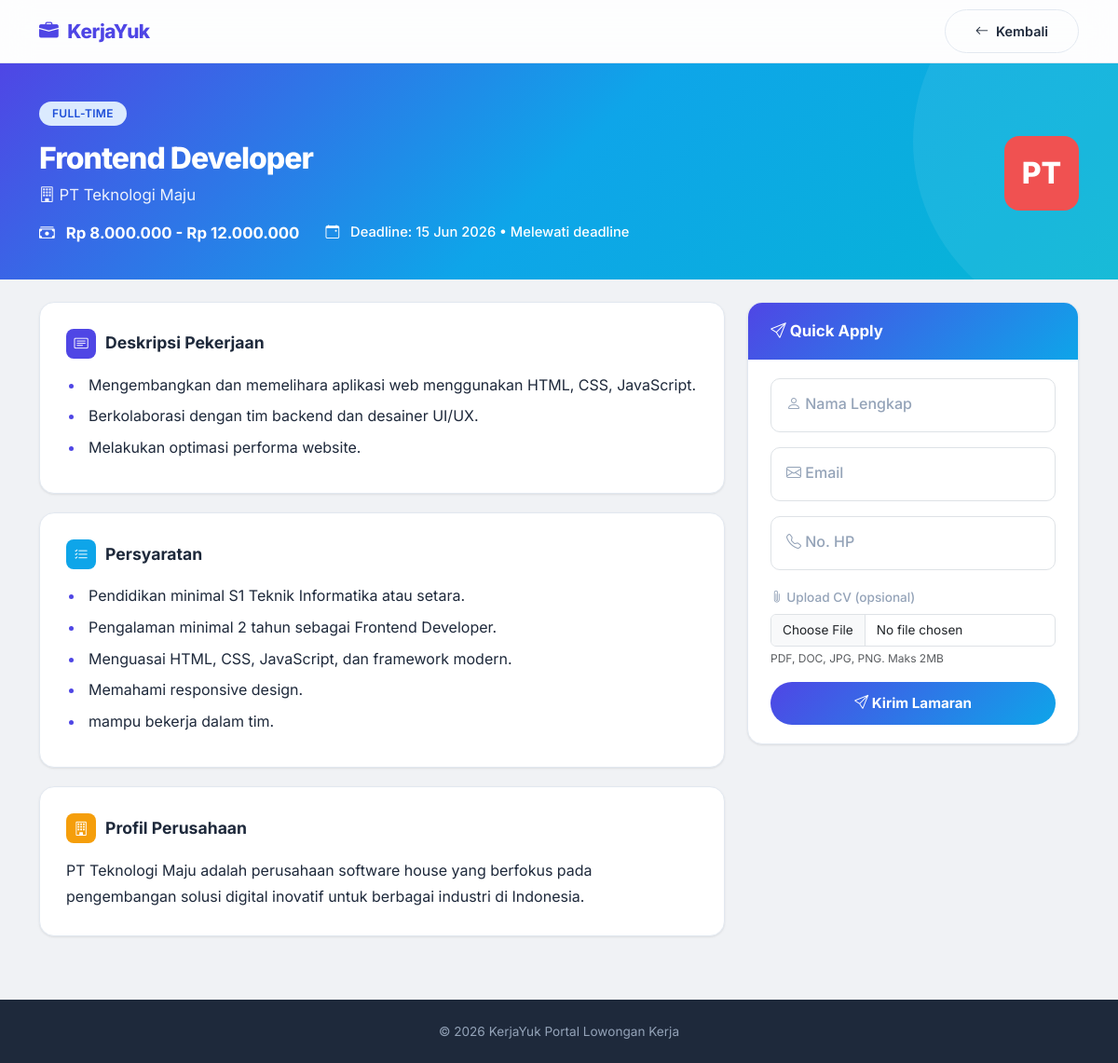
The app's page /detail.php?id=4 with its own data.
### tables this page shows
CREATE TABLE IF NOT EXISTS jobs (
    id INT(11) AUTO_INCREMENT PRIMARY KEY,
    judul_posisi VARCHAR(100) NOT NULL,
    nama_perusahaan VARCHAR(100) NOT NULL,
    tipe_pekerjaan VARCHAR(50) NOT NULL,
    gaji VARCHAR(100) NOT NULL,
    deadline DATE NOT NULL,
    deskripsi TEXT NOT NULL,
    persyaratan TEXT NOT NULL,
    profil_perusahaan TEXT NOT NULL
);

### detail.php (the view, shortened to what this page needs)
<?php
include 'config/koneksi.php';
$id = isset($_GET['id']) ? (int)$_GET['id'] : 0;
$data = $conn->query("SELECT * FROM jobs WHERE id = $id")->fetch_assoc();
$deskripsi_lines = array_filter(explode("\n", trim($data['deskripsi'])));
$persyaratan_lines = array_filter(explode("\n", trim($data['persyaratan'])));
$deadline_ts = strtotime($data['deadline']);
$days_left = ceil(($deadline_ts - time()) / 86400);
$days_text = $days_left > 0 ? "Sisa {$days_left} hari" : ($days_left == 0 ? 'Hari ini' : 'Melewati deadline');
$avatarColors = ['#4f46e5','#0ea5e9','#f59e0b','#10b981','#ef4444','#8b5cf6','#ec4899','#14b8a6'];
$colorIdx = abs(crc32($data['nama_perusahaan'])) % count($avatarColors);
$color = $avatarColors[$colorIdx];
$badge_class = '';
switch ($data['tipe_pekerjaan']) {
    case 'Full-time': $badge_class = 'badge-fulltime'; break;
}
?>
<!DOCTYPE html>
<html lang="id">
<head>
    <link href="https://cdn.jsdelivr.net/npm/bootstrap@5.3.0/dist/css/bootstrap.min.css" rel="stylesheet">
    <link rel="stylesheet" href="https://cdn.jsdelivr.net/npm/bootstrap-icons@1.11.0/font/bootstrap-icons.css">
    <link rel="stylesheet" href="assets/style.css">
</head>
<body>
<nav class="navbar navbar-custom">
    <div class="container">
        <a class="navbar-brand" href="index.php"><i class="bi bi-briefcase-fill"></i> KerjaYuk</a>
        <a href="index.php" class="btn btn-gradient-outline btn-sm"><i class="bi bi-arrow-left"></i> Kembali</a>
    </div>
</nav>
<div class="detail-hero">
    <div class="container">
        <div class="row align-items-center">
            <div class="col-lg-8">
                <span class="badge-tipe <?= $badge_class ?> mb-3"><?= htmlspecialchars($data['tipe_pekerjaan']) ?></span>
                <h1><?= htmlspecialchars($data['judul_posisi']) ?></h1>
                <p class="hero-company"><i class="bi bi-building"></i> <?= htmlspecialchars($data['nama_perusahaan']) ?></p>
                <div class="hero-info">
                    <span class="hero-salary"><i class="bi bi-cash-stack"></i> <?= htmlspecialchars($data['gaji']) ?></span>
                    <span class="hero-deadline"><i class="bi bi-calendar-event"></i> Deadline: <?= date('d M Y', $deadline_ts) ?> • <?= $days_text ?></span>
                </div>
            </div>
            <div class="col-lg-4 text-lg-end mt-3 mt-lg-0">
                <div style="width:80px;height:80px;border-radius:16px;background:<?= $color ?>;display:inline-flex;align-items:center;justify-content:center;font-size:2rem;font-weight:800;color:#fff">
                    <?php
                    $w = explode(' ', $data['nama_perusahaan']);
                    $in = '';
                    foreach ($w as $ww) $in .= strtoupper(substr($ww,0,1));
                    echo substr($in,0,2);
                    ?>
                </div>
            </div>
        </div>
    </div>
</div>
<div class="container pb-5">
    <div class="row g-4">
        <div class="col-lg-8">
            <div class="detail-card" style="animation-delay:0s">
                <div class="section-header">
                    <i class="bi bi-card-text" style="background:#4f46e5"></i>
                    Deskripsi Pekerjaan
                </div>
                <ul>
                    <?php foreach ($deskripsi_lines as $line): ?>
                        <li><?= htmlspecialchars(trim($line)) ?></li>
                    <?php endforeach; ?>
                </ul>
            </div>
            <div class="detail-card" style="animation-delay:.1s">
                <div class="section-header">
                    <i class="bi bi-list-check" style="background:#0ea5e9"></i>
                    Persyaratan
                </div>
                <ul>
                    <?php foreach ($persyaratan_lines as $line): ?>
                        <li><?= htmlspecialchars(trim($line)) ?></li>
                    <?php endforeach; ?>
                </ul>
            </div>
            <div class="detail-card" style="animation-delay:.2s">
                <div class="section-header">
                    <i class="bi bi-building" style="background:#f59e0b"></i>
                    Profil Perusahaan
                </div>
                <p class="mb-0" style="line-height:1.7"><?= nl2br(htmlspecialchars($data['profil_perusahaan'])) ?></p>
            </div>
        </div>
        <div class="col-lg-4">
            <div class="apply-sticky">
                <div class="apply-card">
                    <div class="apply-header"><i class="bi bi-send"></i> Quick Apply</div>
                    <div class="apply-body">
                        <form action="apply.php" method="POST" enctype="multipart/form-data">
                            <div class="form-floating mb-3">
                                <input type="text" name="nama" class="form-control" id="floatingNama" placeholder="Nama" required>
                                <label for="floatingNama"><i class="bi bi-person"></i> Nama Lengkap</label>
                            </div>
                            <div class="form-floating mb-3">
                                <input type="email" name="email" class="form-control" id="floatingEmail" placeholder="Email" required>
                                <label for="floatingEmail"><i class="bi bi-envelope"></i> Email</label>
                            </div>
                            <div class="form-floating mb-3">
                                <input type="text" name="no_hp" class="form-control" id="floatingHp" placeholder="No HP" required>
                                <label for="floatingHp"><i class="bi bi-telephone"></i> No. HP</label>
                            </div>
                            <div class="mb-3">
                                <label class="form-label" style="font-size:.85rem;font-weight:500;color:var(--text-muted)"><i class="bi bi-paperclip"></i> Upload CV (opsional)</label>
                                <input type="file" name="cv" class="form-control" accept=".pdf,.doc,.docx,.jpg,.png" style="font-size:.85rem">
                                <div class="form-text" style="font-size:.75rem">PDF, DOC, JPG, PNG. Maks 2MB</div>
                            </div>
                            <button type="submit" class="btn-apply"><i class="bi bi-send"></i> Kirim Lamaran</button>
                        </form>
                    </div>
                </div>
            </div>
        </div>
    </div>
</div>
<div class="footer-custom text-center">
    <div class="container">
        <p class="mb-0">&copy; 2026 KerjaYuk Portal Lowongan Kerja</p>
    </div>
</div>
</body>
</html>

### assets/style.css (style rules this page uses)
:root { --primary: #4f46e5; --primary-light: #818cf8; --primary-dark: #3730a3; --secondary: #0ea5e9; --accent: #f59e0b; --success: #10b981; --danger: #ef4444; --warning: #f59e0b; --bg: #f0f2f5; --card-bg: #ffffff; --text: #1e293b; --text-muted: #94a3b8; --border: #e2e8f0; --shadow: 0 1px 3px rgba(0,0,0,.06), 0 1px 2px rgba(0,0,0,.04); --shadow-lg: 0 10px 30px rgba(0,0,0,.08), 0 4px 8px rgba(0,0,0,.04); --radius: 16px; --radius-sm: 10px; }
* { box-sizing: border-box; }
body { font-family: 'Inter', -apple-system, BlinkMacSystemFont, sans-serif; background: var(--bg); color: var(--text); min-height: 100vh; display: flex; flex-direction: column; }
.navbar-custom { background: rgba(255,255,255,.85); backdrop-filter: blur(16px); -webkit-backdrop-filter: blur(16px); border-bottom: 1px solid var(--border); box-shadow: 0 1px 8px rgba(0,0,0,.04); padding: .6rem 0; }
.navbar-custom .navbar-brand { font-weight: 800; font-size: 1.3rem; color: var(--primary); letter-spacing: -.5px; }
.navbar-custom .navbar-brand i { margin-right: 6px; }
.badge-tipe { display: inline-block; padding: 4px 14px; border-radius: 50px; font-size: .75rem; font-weight: 600; letter-spacing: .3px; text-transform: uppercase; }
.badge-fulltime { background: #dbeafe; color: #1d4ed8; }
.detail-hero { background: linear-gradient(135deg, #4f46e5 0%, #0ea5e9 50%, #06b6d4 100%); color: #fff; padding: 40px 0 36px; position: relative; overflow: hidden; margin-bottom: 24px; }
.detail-hero::before { content: ''; position: absolute; top: -50%; right: -15%; width: 400px; height: 400px; background: rgba(255,255,255,.07); border-radius: 50%; }
.detail-hero h1 { font-weight: 800; font-size: 2rem; letter-spacing: -1px; }
.detail-hero .hero-company { font-size: 1.05rem; opacity: .9; }
.detail-hero .hero-info { display: flex; flex-wrap: wrap; gap: 16px 28px; margin-top: 14px; font-size: .92rem; }
.detail-hero .hero-info span i { margin-right: 8px; }
.detail-hero .hero-info .hero-salary { font-weight: 700; font-size: 1.05rem; }
.detail-hero .hero-info .hero-deadline { font-weight: 500; }
.detail-card { background: var(--card-bg); border-radius: var(--radius); border: 1px solid var(--border); box-shadow: var(--shadow); padding: 28px; margin-bottom: 20px; animation: fadeInUp .5s ease forwards; opacity: 0; }
.detail-card .section-header { font-weight: 700; font-size: 1.1rem; margin-bottom: 16px; display: flex; align-items: center; gap: 10px; }
.detail-card .section-header i { width: 32px; height: 32px; border-radius: 8px; display: flex; align-items: center; justify-content: center; font-size: .95rem; color: #fff; }
.detail-card ul { padding-left: 20px; margin-bottom: 0; }
.detail-card ul li { margin-bottom: 8px; line-height: 1.6; padding-left: 4px; }
.detail-card ul li::marker { color: var(--primary); }
.apply-sticky { position: sticky; top: 24px; }
.apply-card { background: var(--card-bg); border-radius: var(--radius); border: 1px solid var(--border); box-shadow: var(--shadow); overflow: hidden; }
.apply-card .apply-header { background: linear-gradient(135deg, var(--primary), var(--secondary)); color: #fff; padding: 18px 24px; font-weight: 700; font-size: 1.05rem; }
.apply-card .apply-body { padding: 20px 24px; }
.apply-card .btn-apply { width: 100%; padding: 12px; border-radius: 50px; font-weight: 700; font-size: .95rem; background: linear-gradient(135deg, var(--primary), var(--secondary)); color: #fff; border: none; transition: all .3s; }
.form-floating > .form-control { height: 52px; border-radius: var(--radius-sm); }
.form-floating > label { padding: 14px 16px; font-weight: 500; color: var(--text-muted); }
.btn-gradient-outline { padding: 12px 32px; border-radius: 50px; font-weight: 600; font-size: .9rem; background: transparent; color: var(--text); border: 1px solid var(--border); transition: all .2s; display: inline-flex; align-items: center; gap: 8px; text-decoration: none; }
.footer-custom { background: #1e293b; color: #94a3b8; padding: 24px 0; margin-top: auto; font-size: .85rem; }

### records on screen
jobs: tipe_pekerjaan "FULL-TIME", judul_posisi "Frontend Developer", nama_perusahaan "PT Teknologi Maju", gaji "Rp 8.000.000 - Rp 12.000.000", deadline "15 Jun 2026", deadline "Melewati deadline", deskripsi "Mengembangkan dan memelihara aplikasi web menggunakan HTML, CSS, JavaScript.", deskripsi "Berkolaborasi dengan tim backend dan desainer UI/UX.", deskripsi "Melakukan optimasi performa website.", persyaratan "Pendidikan minimal S1 Teknik Informatika atau setara.", persyaratan "Pengalaman minimal 2 tahun sebagai Frontend Developer.", persyaratan "Menguasai HTML, CSS, JavaScript, dan framework modern.", persyaratan "Memahami responsive design.", persyaratan "mampu bekerja dalam tim.", profil_perusahaan "PT Teknologi Maju adalah perusahaan software house yang berfokus pada pengembangan solusi digital inovatif untuk berbagai industri di Indonesia."

### other values on screen
substr($in,0,2) "PT"
